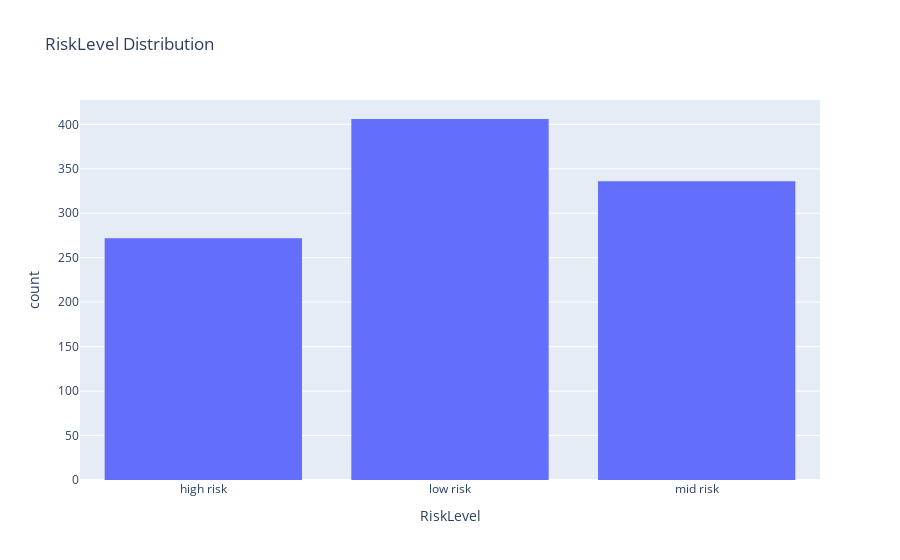

Notebook cell for this chart:
### Code cell
import plotly.express as px

fig = px.histogram(df, x="RiskLevel", title="RiskLevel Distribution")
fig.show()

### Figure 1 — Plotly figure (JSON) as saved in the notebook; plotly's stock layout.template omitted (floating-point values rounded to 4 significant figures; data arrays with more than 128 entries replaced by an {"elided": "..."} marker saying what was removed)
{"data": [{"bingroup": "x", "hovertemplate": "RiskLevel=%{x}<br>count=%{y}<extra></extra>", "legendgroup": "", "marker": {"color": "#636efa", "pattern": {"shape": ""}}, "name": "", "orientation": "v", "showlegend": false, "type": "histogram", "x": {"elided": "1014 str values"}, "xaxis": "x", "yaxis": "y"}], "layout": {"barmode": "relative", "legend": {"tracegroupgap": 0}, "title": {"text": "RiskLevel Distribution"}, "xaxis": {"anchor": "y", "domain": [0, 1], "title": {"text": "RiskLevel"}}, "yaxis": {"anchor": "x", "domain": [0, 1], "title": {"text": "count"}}}}
